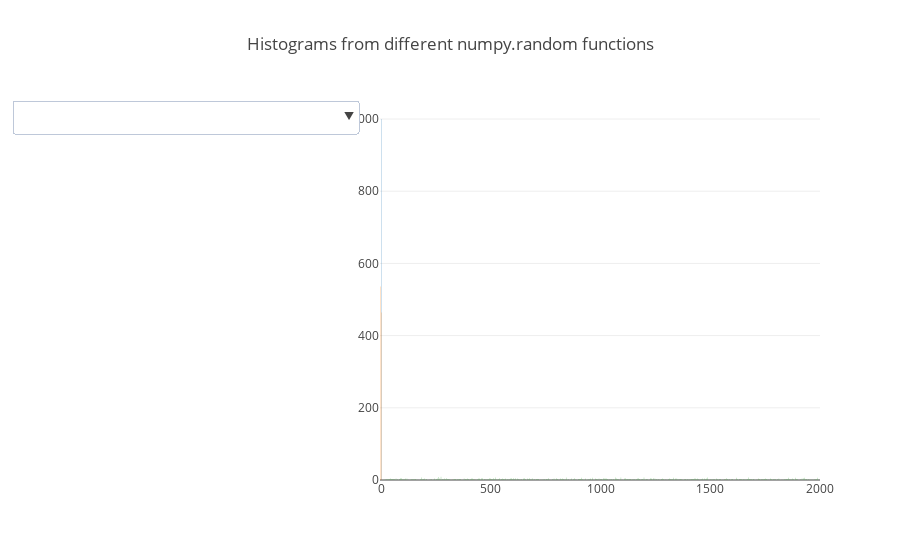

Notebook code for this chart:
### Code cell
# plots with dropdown menu

trace_uniform = go.Histogram(x=output_function_rand)
trace_normal = go.Histogram(x=output_function_randn)
trace_integer = go.Histogram(x=output_function_randint, xbins=dict(start=0, end = 2000, size=5), autobinx=False )

trace_randomSelection = go.Histogram(x=random_selection_from_output_function_randint,
                                    xbins=dict(start=np.amin(random_selection_from_output_function_randint),
                                              end = np.amax(random_selection_from_output_function_randint),
                                              size = 5), 
                                     autobinx=False)

data = [trace_uniform, trace_normal, trace_integer, trace_randomSelection]

updatemenus = list([
    dict(active=-1,
         buttons=list([   
            dict(label = 'rand() function',
                 method = 'update',
                 args = [{'visible': [True, False, False, False]},
                         {'title': 'Random numbers from rand() are uniformly distributed'
                          }]),
            dict(label = 'randn() function',         
                 method = 'update',
                 args = [{'visible': [False, True, False, False]},
                         {'title': 'Random numbers from randn() are normally distributed'
                          }]),
            dict(label = 'randint() function',
                 method = 'update',
                 args = [{'visible': [False, False, True, False]},
                         {'title': 'Random integers from randint() are uniformly distributed',
                          }]),
            dict(label = 'choice() function using values generated from randint()',
                 method = 'update',
                 args = [{'visible': [False, False, False, True]},
                         {'title': 'Distribution of randomly-selected values from a larger set of \
randomly-generated integers',
                          }])
        ]),
    )
])

layout = dict(title='Histograms from different numpy.random functions', showlegend=False,
              updatemenus=updatemenus)

fig = dict(data=data, layout=layout)
iplot(fig)

### Figure 1 — Plotly figure (JSON) as saved in the notebook; plotly's stock layout.template omitted (floating-point values rounded to 4 significant figures; data arrays with more than 128 entries replaced by an {"elided": "..."} marker saying what was removed)
{"data": [{"type": "histogram", "uid": "ba444d90-dc6b-11e8-b504-80fa5b2a4c05", "x": {"elided": "1000 float values"}}, {"type": "histogram", "uid": "ba444d91-dc6b-11e8-a8a5-80fa5b2a4c05", "x": {"elided": "1000 float values"}}, {"autobinx": false, "type": "histogram", "uid": "ba444d92-dc6b-11e8-b9b8-80fa5b2a4c05", "x": {"elided": "1000 int values"}, "xbins": {"end": 2000, "size": 5, "start": 0}}, {"autobinx": false, "type": "histogram", "uid": "ba444d93-dc6b-11e8-a67a-80fa5b2a4c05", "x": [321, 1565, 421, 497, 1718], "xbins": {"end": 1718, "size": 5, "start": 321}}], "layout": {"showlegend": false, "title": "Histograms from different numpy.random functions", "updatemenus": [{"active": -1, "buttons": [{"args": [{"visible": [true, false, false, false]}, {"title": "Random numbers from rand() are uniformly distributed"}], "label": "rand() function", "method": "update"}, {"args": [{"visible": [false, true, false, false]}, {"title": "Random numbers from randn() are normally distributed"}], "label": "randn() function", "method": "update"}, {"args": [{"visible": [false, false, true, false]}, {"title": "Random integers from randint() are uniformly distributed"}], "label": "randint() function", "method": "update"}, {"args": [{"visible": [false, false, false, true]}, {"title": "Distribution of randomly-selected values from a larger set of randomly-generated integers"}], "label": "choice() function using values generated from randint()", "method": "update"}]}]}}
